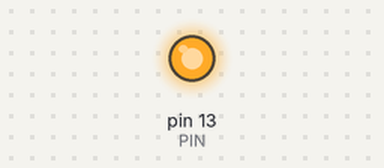
A sketch run on a simulated Arduino Uno, built with avr-gcc and run on an emulated ATmega328P. On the bench: output pins drawn as LEDs (lit = HIGH).

Above: at 0.15 s.
At 7.3 s:
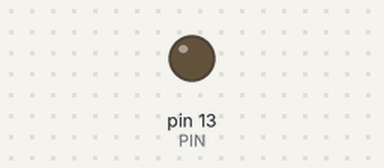
Timing chart, 0 to 12.5 s (numbered marks = the images above):
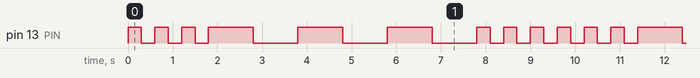

The sketch:

codigoMorse.ino
```cpp
int PIN = 13;

  void setup() {
    // put your setup code here, to run once:
    pinMode(PIN, OUTPUT);
    }

//-----------códigoBase-----------
  void fast(){

    digitalWrite(PIN, HIGH);//ligar LED
    delay(300);//por 0.3 segundos
    digitalWrite(PIN, LOW);////desligar LED
    delay(300);//por 0.3 segundos
    }

  void slow(){
    digitalWrite(PIN,HIGH);//ligar LED
    delay(1000); //1 segundo
    digitalWrite(PIN,LOW);//desligar LED
    delay(1000); //1 segundo
    }


//-----------LETRAS-----------
//Baseado na tabela: https://pt.wikipedia.org/wiki/C%C3%B3digo_Morse]
//Arvore binária: https://pt.wikipedia.org/wiki/C%C3%B3digo_Morse#/media/File:Morse_code_tree3.png
  void A(){
    fast(); slow();
    }

  void B(){
    slow();fast();fast();fast();
    }


  void C(){
    fast(); slow();fast(); slow();
    }

  void D(){
    slow(); fast(); fast();
    }

  void E(){
     fast();
    }

  void FF(){
    fast();fast();slow();fast();
    }
  void G(){
    slow();slow();fast();
    }

  void H(){
    fast();fast();fast();fast();
  }
  void I(){
    fast();fast();
  }
  void J(){
    fast();slow();slow();slow();
  }
  void K(){
    slow();fast();slow();
  }
  void L(){
    fast();slow();fast();fast();
  }
  void M(){
    slow();slow();
  }
  void N(){
    slow();fast();
  }
  void O(){
    slow();slow();slow();
  }
  void P(){
    fast();slow();slow();fast();
  }
  void Q(){
    slow();slow();fast();slow();
  }
  void R(){
    fast();slow();fast();
  }
  void S(){
    fast();fast();fast();
  }
  void T(){
    slow();
  }
  void U(){
    fast();fast();slow();
  }
  void V(){
     fast(); fast(); fast();slow();
  }
  void W(){
     fast();slow();slow();
  }
  void X(){
    slow();fast();fast();slow();
  }
  void Y(){
     slow();fast();slow();slow();
  }
  void Z(){
    slow();slow();fast();fast();
  }

//-----------NÚMEROS-----------
  void ONE(){
    fast();slow();slow();slow();slow();
  }
  void TWO(){
    fast();fast();slow();slow();slow();
  }
  void THREE(){
    fast();fast();fast();slow();slow();
  }
  void FOR(){
    fast();fast();fast();fast();slow();
  }
  void FIVE(){
    fast();fast();fast();fast();fast();
  }
  void SIX(){
    slow();fast();fast();fast();fast();
  }
  void SEVEN(){
    slow();slow();fast();fast();fast();
  }
  void EIGHT(){
    slow();slow();slow();fast();fast();
  }
  void NINE(){
    slow();slow();slow();slow();fast();
  }
  void ZERO(){
    slow();slow();slow();slow();slow();
  }

//-----------PONTUAÇÕES-----------

  void PONTO(){
    fast();slow();fast();slow();fast();
  }
  void VIRGULA(){
    slow();slow();fast();fast();slow();slow();
  }

  void INTERROGACAO(){
    fast();fast();slow();slow();fast();fast();
  }

  void APOSTROFO(){
    fast();slow();slow();slow();slow();fast();
  }

  void EXCLAMACAO(){
    slow();fast();slow();fast();slow();slow();
  }

  void BARRA(){
    slow();fast();fast();slow();fast();
  }
  void ABRE_PARENTESES(){
    slow();fast();slow();slow();fast();
  }
  void FECHA_PARENTESES(){
    slow();fast();slow();slow();fast();slow();
  }
  void ECOMERCIAL(){
    fast();slow();fast();fast();fast();
  }
  void DOIS_PONTOS(){
    slow();slow();slow();fast();fast();fast();
  }
  void PONTOeVirgula(){
    slow();fast();fast();
  }
  void IGUAL(){
    slow();fast();fast();fast();slow();
  }
  void HIFEN(){
    slow();fast();fast();fast();fast();slow();
  }
  void LINHA_BAIXA(){
    fast();fast();slow();slow();fast();slow();
  }
  void ASPAS(){
    fast();slow();fast();fast();slow();fast();
  }
  void CIFRAO(){
    fast();fast();fast();slow();fast();fast();slow();
  }
  void ARROBA(){
    fast();slow();slow();fast();slow();fast();
  }
//-----------FunçãoPrincipal-----------
  void loop() {
    // put your main code here, to run repeatedly:
    //---------SOS---------
    S();O();S();

    }
```

Measured:
- by itself, pin 13 (PIN): repeats every 9.6 s: 2 × (LOW 0.30 s, HIGH 0.30 s), LOW 0.30 s, 3 × (HIGH 1.0 s, LOW 1.0 s), 3 × (HIGH 0.30 s, LOW 0.30 s), HIGH 0.30 s
- by itself, everything shown: repeats every 9.6 s, in 18 steps
